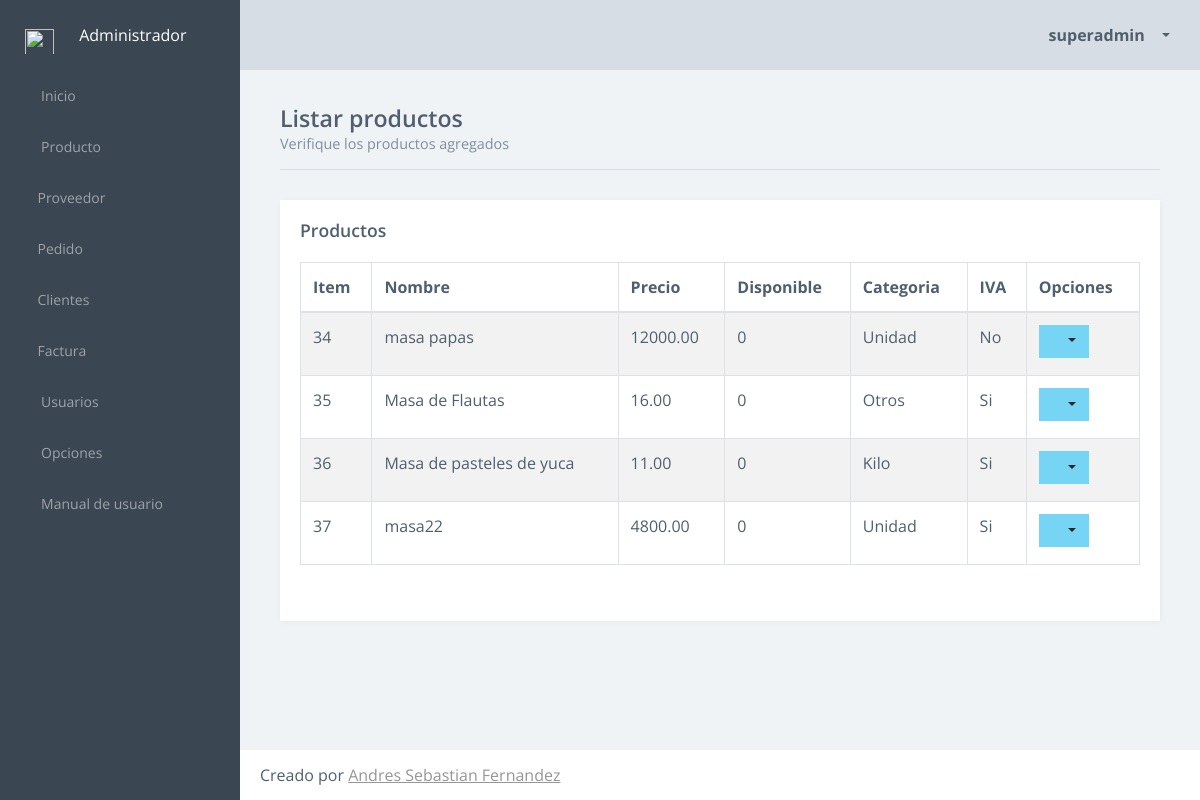
The page /inventario/listarProductos (signed in) on the database its author committed.
### inventario/models.py (models this page shows, shortened)
class Usuario(AbstractUser):
    username = models.CharField(max_length=80, unique=True)
    password = models.CharField(max_length=20)
    email = models.EmailField(max_length=100, unique=True)
    first_name = models.CharField(max_length=40)
    last_name = models.CharField(max_length=60)
    nivel = models.IntegerField(null=True)

class Producto(models.Model):
    decisiones =  [('1','Unidad'),('2','Kilo'),('3','Litro'),('4','Otros')]
    descripcion = models.CharField(max_length=40)
    precio = models.DecimalField(max_digits=9,decimal_places=2)
    disponible = models.IntegerField(null=True)
    categoria = models.CharField(max_length=20,choices=decisiones)
    tiene_iva = models.BooleanField(null=True)

### inventario/views.py (the view)
# urls.py: path('listarProductos', views.ListarProductos.as_view(), name='listarProductos'),
class ListarProductos(LoginRequiredMixin, View):
    login_url = '/inventario/login'
    redirect_field_name = None
    def get(self, request):
        from django.db import models
        productos = Producto.objects.all()
        contexto = {'tabla':productos}
        contexto = complementarContexto(contexto,request.user)
        return render(request, 'inventario/producto/listarProductos.html',contexto)

### inventario/funciones.py (called while the page is built)
def complementarContexto(contexto,datos):
    contexto['usuario'] = datos.username
    contexto['id_usuario'] = datos.id
    contexto['nombre'] = datos.first_name
    contexto['apellido'] = datos.last_name
    contexto['correo'] = datos.email
    return contexto

### inventario/templates/inventario/producto/listarProductos.html (shortened to what this page needs)
{% extends "inventario/comun/base.html" %}
{% block content %}
{% load static %}
                <article class="content responsive-tables-page">
                    <div class="title-block">
                        <h1 class="title"> Listar productos </h1>
                        <p class="title-description"> Verifique los productos agregados </p>
                    </div>
                    <section class="section">
                        <div class="row">
                            <div class="col-md-12">
                                <div class="card">
                                    <div class="card-block">
                                        <div class="card-title-block">
                                            <h3 class="title">Productos</h3>
                                        </div>
                                        <section class="example">
                                            <div class="table-responsive">
                                                <table id="example2" class="table table-striped table-bordered table-hover">
                                                    <thead>
                                                        <tr>
                                                            <th>Item</th>
                                                            <th>Nombre</th>
                                                            <th>Precio</th>
                                                            <th>Disponible</th>
                                                            <th>Categoria</th>
                                                            <th>IVA</th>
                                                            <th>Opciones</th>
                                                        </tr>
                                                    </thead>
                                                    <tbody>
                                                    	{% for fila in tabla %}
                                                        <tr>
                                                            <td>{{ fila.id}}</td>
                                                            <td>{{ fila.descripcion }}</td>
                                                            <td>{{ fila.precio }}</td>
                                                            <td>{{ fila.disponible }}</td>
                                                            <td>
                                                    {% if fila.categoria == '1' %}
                                                            Unidad
                                                    {% elif fila.categoria == '2' %}
                                                            Kilo
                                                    {% elif fila.categoria == '3' %}
                                                            Litro
                                                    {% elif fila.categoria == '4' %}
                                                            Otros
                                                        {%endif%}
                                                            </td>
                                                            <td>
                                                                {% if fila.tiene_iva == True %}
                                                                Si
                                                                {%endif%}
                                                                {% if fila.tiene_iva == False %}
                                                                No
                                                                {% endif %}
                                                            </td>
                                                            <td>
                                                <div class="btn-group">
                                                <button type="button" class="btn btn-info dropdown-toggle" data-toggle="dropdown" aria-haspopup="true" aria-expanded="false"><i class="fa fa-wrench"></i></button>
                                                     </div>
                                                            </td>
                                                        </tr>
                                                        {% endfor %}
                                                    </tbody>
                                                </table>
                                            </div>
                                        </section>
                                    </div>
                                </div>
                            </div>
                        </div>
                    </section>
                </article>
{% endblock %}

### inventario/templates/inventario/comun/base.html (shortened to what this page needs)
<!DOCTYPE html>
<html class="no-js" lang="en">
{% include "inventario/comun/estilos.html" %}
<body>
        <div class="main-wrapper">
            <div class="app header-fixed footer-fixed sidebar-fixed" id="app">
			{% include "inventario/comun/header.html" %}
			{% include "inventario/comun/sidebar.html" %}
			{% block content %}
			{% endblock %}
			{% include "inventario/comun/footer.html" %}
            </div>
        </div>
</body>
</html>

### inventario/templates/inventario/comun/estilos.html (shortened to what this page needs)
{% load static %}
    <head>
        <link rel="stylesheet" href='{% static "inventario/css/vendor.css" %}'>
        <link rel="stylesheet" id="theme-style" href="{% static 'inventario/css/app.css' %}">
        <link rel="stylesheet" href="{% static 'inventario/css/Ionicons/css/ionicons.css' %}">
        <link rel="stylesheet" href="{% static 'inventario/css/datatables.net-bs/css/dataTables.bootstrap4.css' %}">
        <link rel="stylesheet" href="{% static 'inventario/css/alertify-css/alertify.css' %}">
    </head>

### inventario/templates/inventario/comun/header.html (shortened to what this page needs)
                <header class="header">
                    <div class="header-block header-block-nav">
                        <ul class="nav-profile">
                            <li class="profile dropdown">
                                <a class="nav-link dropdown-toggle" data-toggle="dropdown" href="#" role="button" aria-haspopup="true" aria-expanded="false">
                                    <em class="fa fa-user"></em>
                                    <span class="name"> {{ usuario }} </span>
                                </a>
                            </li>
                        </ul>
                    </div>
                </header>

### inventario/templates/inventario/comun/sidebar.html (shortened to what this page needs)
                <aside class="sidebar">
                    <div class="sidebar-container">
                        <div class="sidebar-header">
                            <div class="brand">
                                <div class="logo-nuevo">
                        {% load static %}
                        <img id="logo-endogeno" src="{% static 'inventario/assets/logo2.png' %}">
                                </div> Administrador </div>
                        </div>
                        <nav class="menu">
                            <ul class="sidebar-menu metismenu" id="sidebar-menu">
                                <li>
                                    <a href="/inventario/panel">
                                        <i class="fa fa-home"></i> Inicio </a>
                                </li>
                                <li>
                                    <a href="">
                                        <i class="fa fa-shopping-basket"></i> Producto
                                        <i class="fa arrow"></i>
                                    </a>
                                </li>
                                <li>
                                    <a href="">
                                        <i class="fa fa-book"></i>Proveedor
                                        <i class="fa arrow"></i>
                                    </a>
                                </li>
                                <li>
                                    <a href="">
                                        <i class="fa fa-gift"></i>Pedido
                                        <i class="fa arrow"></i>
                                    </a>
                                    </li>
                                <li>
                                    <a href="">
                                        <i class="fa fa-handshake-o"></i>Clientes
                                        <i class="fa arrow"></i>
                                    </a>
                                </li>
                                <li>
                                    <a href="">
                                        <i class="fa fa-ticket"></i>Factura
                                        <i class="fa arrow"></i>
                                    </a>
                                </li>
                                <li>
                                    <a href="">
                                        <i class="fa fa-users"></i> Usuarios
                                        <i class="fa arrow"></i>
                                    </a>
                                </li>
                                <li>
                                    <a href="">
                                        <i class="fa fa-cog"></i> Opciones
                                        <i class="fa arrow"></i>
                                    </a>
                                </li>
                                <li>
                                    <a href="">
                                        <i class="fa fa-book"></i> Manual de usuario
                                        <i class="fa arrow"></i>
                                    </a>
                                    {% load static %}
                                </li>
                            </ul>
                        </nav>
                    </div>
                </aside>

### inventario/templates/inventario/comun/footer.html
 <footer class="footer">
                    <div class="footer-block author">
                        <ul>
                            <li> Creado por
                                <a href="#">Andres Sebastian Fernandez</a>
                            </li>
                        </ul>
                    </div>
                </footer>

### inventario/templates/inventario/comun/scripts.html (shortened to what this page needs)
{% load static %}

### rows shown on the page
Usuario: username "superadmin"
Producto: id "34", descripcion "masa papas", precio "12000.00", disponible "0", categoria "Unidad", tiene_iva "No"
Producto: id "35", descripcion "Masa de Flautas", precio "16.00", disponible "0", categoria "Otros", tiene_iva "Si"
Producto: id "36", descripcion "Masa de pasteles de yuca", precio "11.00", disponible "0", categoria "Kilo", tiene_iva "Si"
Producto: id "37", descripcion "masa22", precio "4800.00", disponible "0", categoria "Unidad", tiene_iva "Si"
